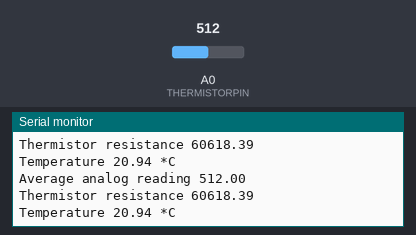
Bench run of a sketch on a simulated Arduino Uno, built with avr-gcc and run on an emulated ATmega328P. Shown: the last lines printed to the serial monitor. The inputs (shaded band) are chosen by the test bench; at power-on: A0 (THERMISTORPIN) = 512.

Above: at 1.2 s.
1.3 s: A0 (THERMISTORPIN) set to 1023
At 3.1 s:
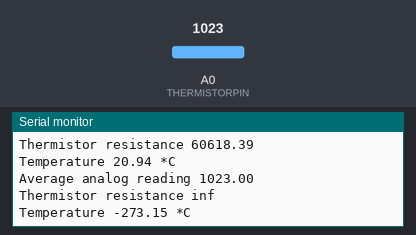
4.3 s: A0 (THERMISTORPIN) set to 900
At 5.2 s:
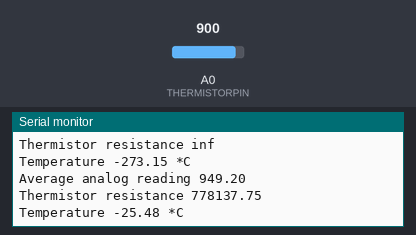
Timing chart, 0 to 7.3 s (numbered marks = the images above; inputs shaded):
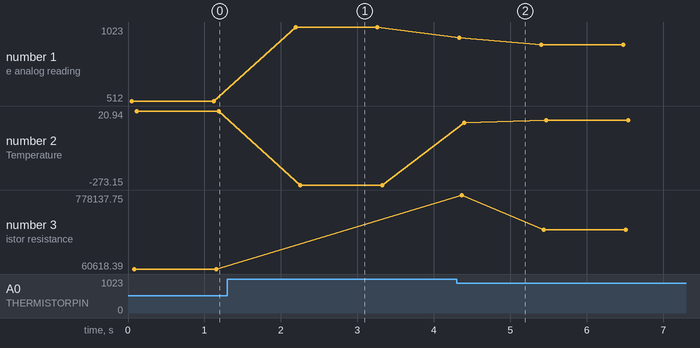

Measured:
- after the input at 1.3 s, the serial monitor: prints a new line after 0.89 s (image 1)
- after the input at 4.3 s, the serial monitor: prints a new line at once (image 2)
- plotted number 1: 512 → 1023 after the input at 1.3 s, 1023 → 900 after the input at 4.3 s
- plotted number 2: 20.94 → -273.15 after the input at 1.3 s, -273.15 → -16.29 after the input at 4.3 s
- plotted number 3: 60618.39 → 442682.96 after the input at 4.3 s

The sketch:

07Thermistor.ino
```cpp
//Example 07 Measure Celsius with Thermistor

// which analog pin to connect
#define THERMISTORPIN A0
// how many samples to take and average, more takes longer
// but is more 'smooth'
#define NUMSAMPLES 5
// the value of the 'other' resistor
#define SERIESRESISTOR 60500

int samples[NUMSAMPLES];

void setup(void) {
  Serial.begin(9600);
}

void loop(void) {
  uint8_t i;
  float average;

  // take N samples in a row, with a slight delay
  for (i=0; i< NUMSAMPLES; i++) {
    samples[i] = analogRead(THERMISTORPIN);
    delay(10);
  }

  // average all the samples out
  average = 0;
  for (i=0; i< NUMSAMPLES; i++) {
    average += samples[i];
  }
  average /= NUMSAMPLES;

  Serial.print("Average analog reading ");
  Serial.println(average);

  // convert the value to resistance
  average = 1023 / average - 1;
  average = SERIESRESISTOR / average;
  Serial.print("Thermistor resistance ");
  Serial.println(average);

  // convert to Celsius
  double steinhart = (1/(0.00096564 +(0.00021068 * log(average) ) +(0.000000085826*( pow( log(average) ,3)))))-273.15;

  Serial.print("Temperature ");
  Serial.print(steinhart);
  Serial.println(" *C");

  delay(1000);
}
```
